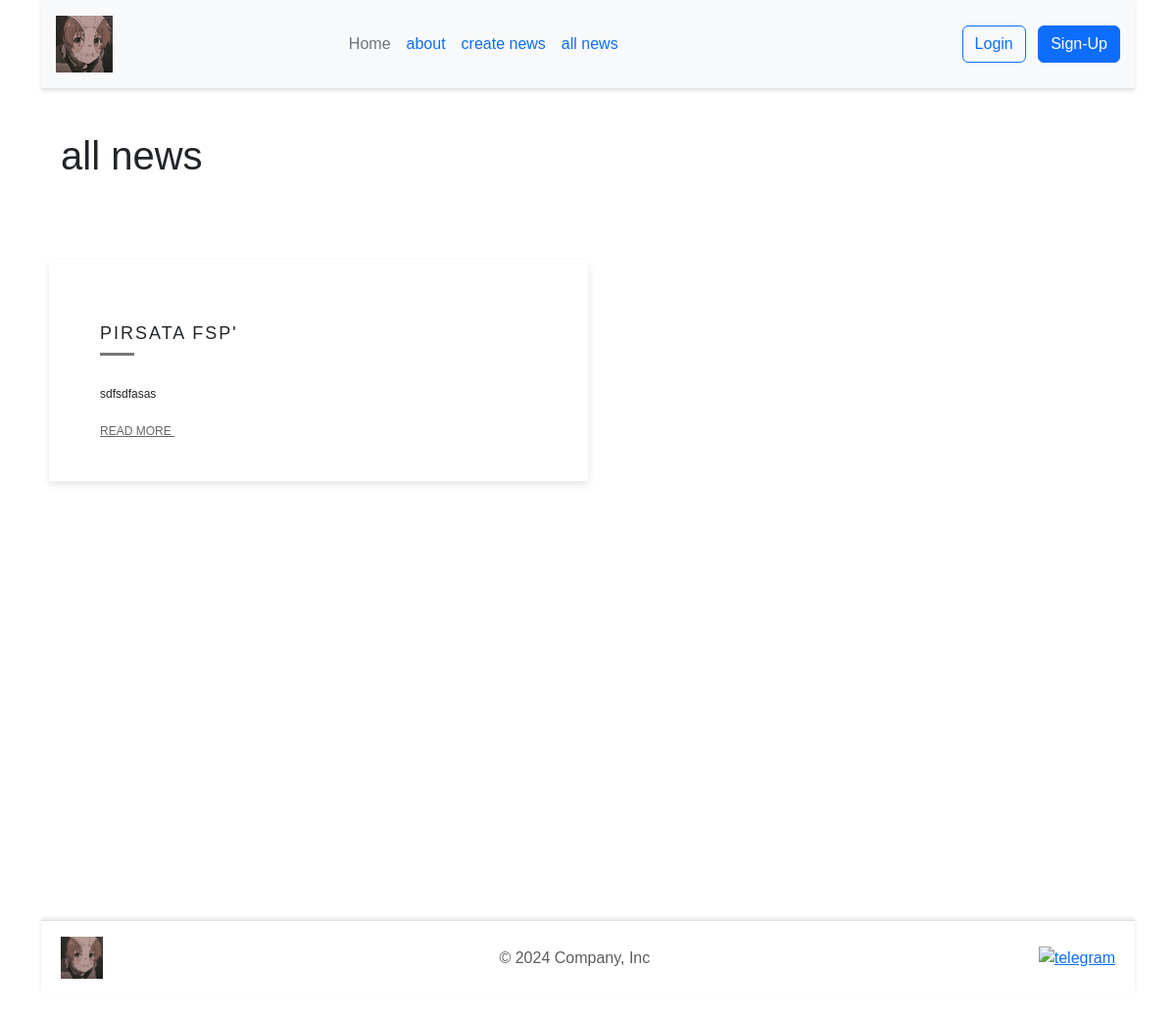
Page /posts on the earlier database version.
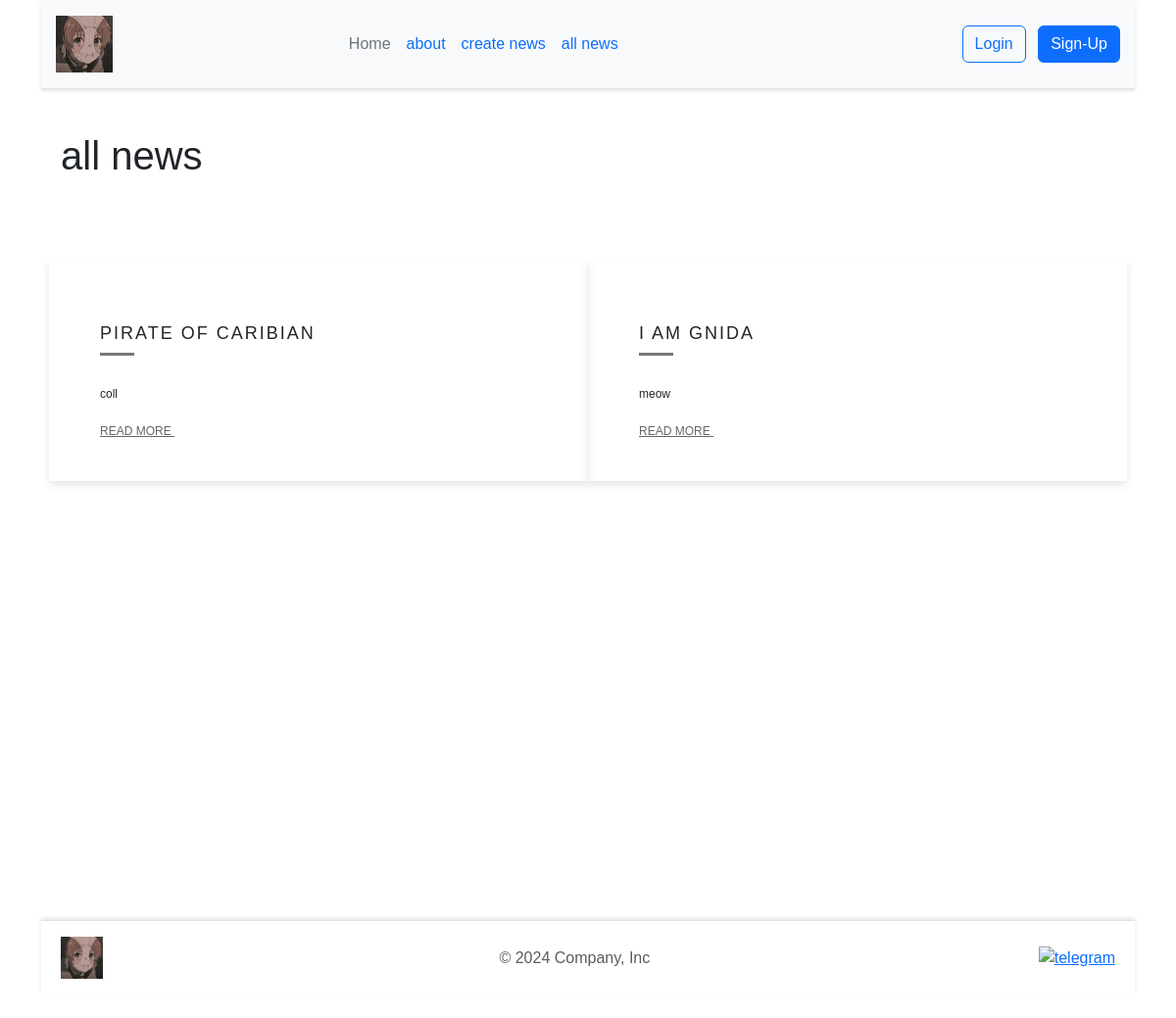
Same page on the later database version.
### app.py (models this page shows)
class Post(db.Model):
    id = db.Column(db.Integer, primary_key=True)
    title = db.Column(db.String(50), nullable=False)
    text = db.Column(db.Text, nullable=False)
    user_id = db.Column(db.Integer, db.ForeignKey('user.id'), nullable=False)
    user = db.relationship('User', backref=db.backref('posts', lazy=True))

### app.py (the view)
@app.route("/posts")
def posts():
    posts = Post.query.all()
    return render_template('posts.html', posts=posts)

### templates/posts.html (shortened to what this page needs)
{%extends "base.html"%}
{% block main %}
<h1>all news</h1><br>
<div class="row">
    {% for post in posts %}
    <div class="col-md-6 item">
        <div class="item-in">
            <h4>{{ post.title }}</h4>
            <div class="seperator"></div>
            <p>{{ post.text }}</p>
            <a href="{{ url_for('post_detail', post_id=post.id) }}">Read More
            </a>
        </div>
    </div>
    {% endfor %}
</div>
{% endblock %}

### templates/base.html (shortened to what this page needs)
<!doctype html>
<html lang="en">
<head>
    <link href="https://cdn.jsdelivr.net/npm/bootstrap@5.3.3/dist/css/bootstrap.min.css" rel="stylesheet">
    <link rel="stylesheet" href="{{ url_for("static", filename="css/main.css")}}">
</head>
<body>
    <div class="page">
        <div id="content">
            <div class="container">
                <header class="d-flex flex-wrap align-items-center justify-content-center justify-content-md-between py-3 mb-4 border-bottom">
                    <img class="header__img" src="{{url_for('static', filename="img/ava.jpg")}}" alt="ava">
                    <ul class="nav col-12 col-md-auto mb-2 justify-content-center mb-md-0">
                      <li><a href="{{url_for('index')}}" class="nav-link px-2 link-secondary">Home</a></li>
                      <li><a href="{{url_for('about')}}" class="nav-link px-2">about</a></li>
                      <li><a href="{{url_for('create')}}" class="nav-link px-2">create news</a></li>
                      <li><a href="{{url_for('posts')}}" class="nav-link px-2">all news</a></li>
                    </ul>
                    <div class="col-md-3 text-end">
                        {% if current_user.is_authenticated %}
                        <a href="{{ url_for('logout') }}">
                            <button type="button" class="btn btn-primary">Logout</button>
                        </a>
                        {% else %}
                        <a href="/login">
                            <button type="button" class="btn btn-outline-primary me-2">Login</button></a>
                        <a href="/signup">
                            <button type="button" class="btn btn-primary">Sign-Up</button>
                        </a>
                        {% endif %}
                    </div>
                </header>
                <main class="maine">
                    {% block main %}
                    {% endblock %}
                </main>
                <footer class="d-flex flex-wrap justify-content-between align-items-center py-3 my-4 border-top" style='margin-top: auto;'>
                    <a class="mb-3 me-2 mb-md-0 text-body-secondary text-decoration-none lh-1">
                        <img class="footer__img" src="{{url_for('static', filename="img/ava.jpg")}}" alt="ava">
                    </a>
                    <span class="mb-3 mb-md-0 text-body-secondary">© 2024 Company, Inc</span>
                    <a href="https://t.me/flluffytaill" class="footer__link">
                        <img class="footer__img" src="{{url_for('static', filename="img/tg.jpg")}}" alt="telegram">
                    </a>
                  </footer>
            </div>
        </div>
    </div>
</body>
</html>

### static/css/main.css (style rules this page uses)
* { margin: 0; padding: 0; box-sizing: border-box; }
html, body { height: 100%; }
body { margin: 0; display: flex; flex-direction: column; font-family: Arial, sans-serif; }
#content { display: flex; flex-direction: column; min-height: 100vh; }
header { background: #f8f9fa; padding: 15px; box-shadow: 0 2px 4px rgba(0, 0, 0, 0.1); border-bottom: 1px solid #e0e0e0; transition: background 0.3s ease, box-shadow 0.3s ease; }
.header__img { height: 58px; width: 58px; }
main { flex: 1; padding: 20px; }
.footer__img { height: 43px; width: 43px; }
footer { background: #ffffff; color: white; text-align: center; padding: 10px 20px; box-shadow: 0 -2px 4px rgba(0, 0, 0, 0.1); }
.maine { overflow: hidden; display: flex; flex-direction: column; min-height: 100vh; }
.row { padding: 50px 0; }
.seperator { margin-bottom: 30px; width: 35px; height: 3px; background: #777; border: none; }
.item { position: relative; margin-bottom: 30px; min-height: 1px; float: left; transition: background 0.3s ease, box-shadow 0.3s ease; box-shadow: 0 4px 8px rgba(0, 0, 0, 0.1); -webkit-backface-visibility: hidden; -webkit-tap-highlight-color: transparent; -webkit-touch-callout: none; -webkit-user-select: none; -moz-user-select: none; -ms-user-select: none; user-select: none; }
.item .item-in { background: #fff; padding: 40px; position: relative; }
.item .item-in::before { content: ""; position: absolute; bottom: 0px; height: 2px; width: 0%; background: #db1111; right: 0px; -webkit-transition: width 0.4s; transition: width 0.4s; }
.item h4 { font-size: 18px; margin-top: 25px; letter-spacing: 2px; text-transform: uppercase; }
.item p { font-size: 12px; }
.item a { font-family: 'Montserrat', sans-serif; font-size: 12px; text-transform: uppercase; color: #666666; margin-top: 10px; }

Differences in the rows shown:
removed Post: title "PIRSATA FSP'", text "sdfsdfasas"
added Post: title "PIRATE OF CARIBIAN", text "coll"
added Post: title "I AM GNIDA", text "meow"
